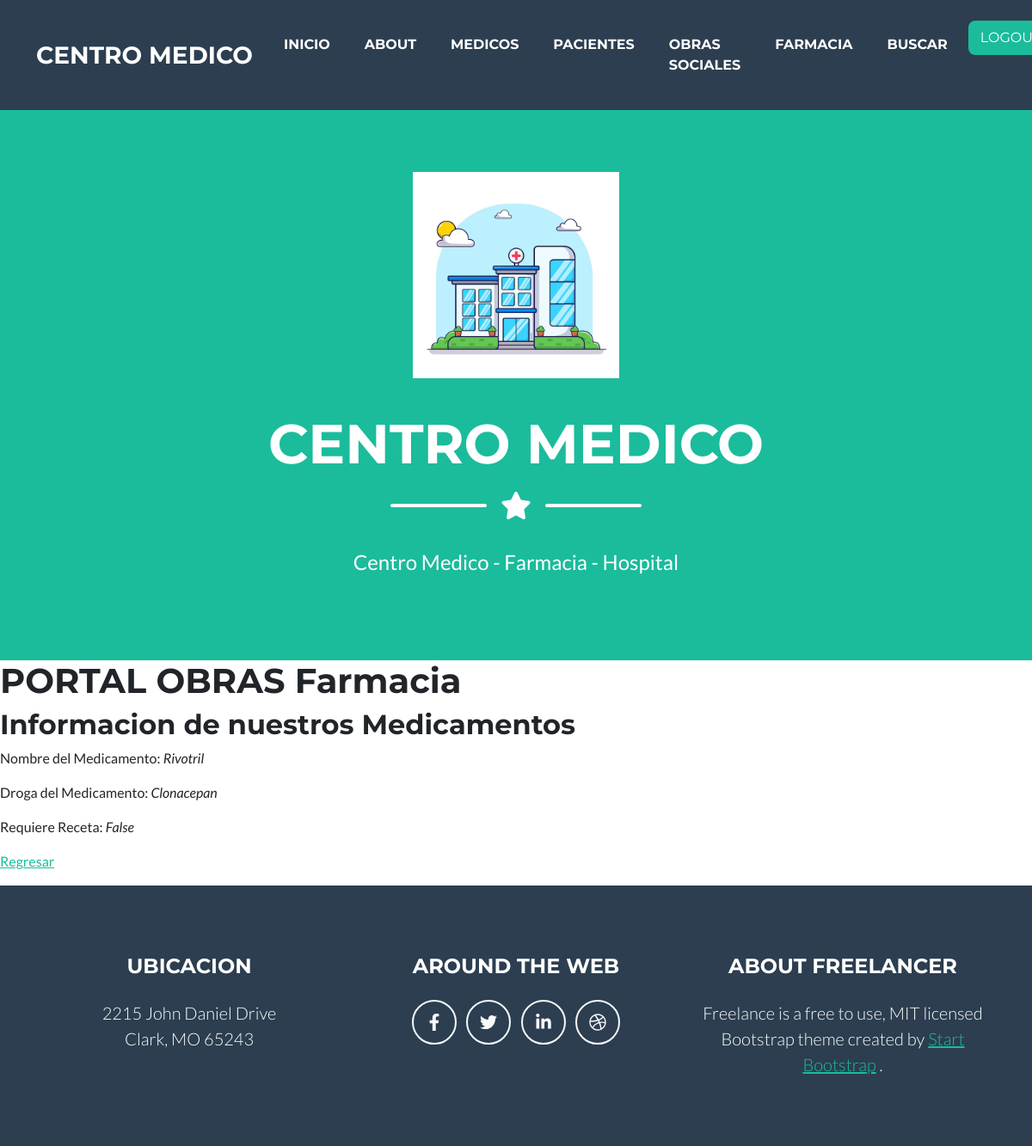
The page /farmacia_detail/2/ (signed in) on the database its author committed.
### centromed/models.py (models this page shows, shortened)
class Farmacia (models.Model):
    medicamento= models.CharField(max_length= 20)
    droga= models.CharField (max_length= 20)
    receta= models.BooleanField()

### centromed/views.py (the view)
# urls.py: path("farmacia_detail/<pk>/", FarmaciaDetailView.as_view(), name= "farmacia_detail"),
class FarmaciaDetailView(LoginRequiredMixin, DetailView):
    model= Farmacia
    template_name= "centromed/farmacia_detail.html"

### centromed/templates/centromed/farmacia_detail.html (shortened to what this page needs)
{% extends 'centromed/base.html' %}
{% block mutable %}
    <h1>PORTAL OBRAS Farmacia</h1>
    <h2>Informacion de nuestros Medicamentos</h2>
    <p>Nombre del Medicamento: <i>{{farmacia.medicamento}}</i></p>
    <p>Droga del Medicamento: <i>{{farmacia.droga}}</i></p>
    <p>Requiere Receta: <i>{{farmacia.receta}}</i></p>
    <p>
        <a href="{% url 'farmacia_lista' %}">Regresar</a>
    </p>
{% endblock %}

### rows shown on the page
Farmacia: medicamento "Rivotril", droga "Clonacepan", receta "False"
